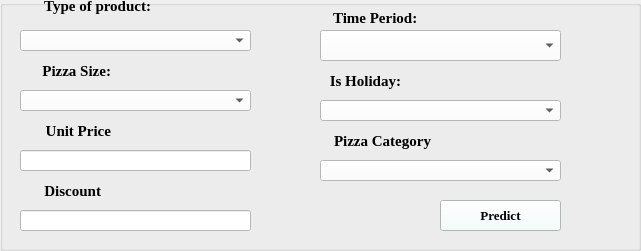
     <widget class="QGroupBox" name="groupBox_8">
      <property name="geometry">
       <rect>
        <x>40</x>
        <y>80</y>
        <width>641</width>
        <height>251</height>
       </rect>
      </property>
      <property name="font">
       <font>
        <pointsize>14</pointsize>
       </font>
      </property>
      <property name="title">
       <string/>
      </property>
      <property name="alignment">
       <set>Qt::AlignCenter</set>
      </property>
      <widget class="QLineEdit" name="lineEdit_2">
       <property name="geometry">
        <rect>
         <x>20</x>
         <y>210</y>
         <width>231</width>
         <height>21</height>
        </rect>
       </property>
       <property name="styleSheet">
        <string notr="true">background-color: rgb(255, 255, 255);</string>
       </property>
      </widget>
      <widget class="QLineEdit" name="lineEdit">
       <property name="geometry">
        <rect>
         <x>20</x>
         <y>150</y>
         <width>231</width>
         <height>21</height>
        </rect>
       </property>
       <property name="styleSheet">
        <string notr="true">background-color: rgb(255, 255, 255);</string>
       </property>
      </widget>
      <widget class="QLabel" name="labeIsCategory_2">
       <property name="geometry">
        <rect>
         <x>30</x>
         <y>180</y>
         <width>71</width>
         <height>21</height>
        </rect>
       </property>
       <property name="font">
        <font>
         <family>Times New Roman</family>
         <pointsize>11</pointsize>
         <weight>75</weight>
         <bold>true</bold>
        </font>
       </property>
       <property name="styleSheet">
        <string notr="true"/>
       </property>
       <property name="text">
        <string>Discount</string>
       </property>
       <property name="alignment">
        <set>Qt::AlignRight|Qt::AlignTrailing|Qt::AlignVCenter</set>
       </property>
      </widget>
      <widget class="QLabel" name="label_12">
       <property name="geometry">
        <rect>
         <x>0</x>
         <y>180</y>
         <width>31</width>
         <height>21</height>
        </rect>
       </property>
       <property name="text">
        <string/>
       </property>
       <property name="pixmap">
        <pixmap>../Images/4171256_day_discount_love_offer_sale_icon.png</pixmap>
       </property>
       <property name="scaledContents">
        <bool>true</bool>
       </property>
       <property name="alignment">
        <set>Qt::AlignBottom|Qt::AlignRight|Qt::AlignTrailing</set>
       </property>
      </widget>
      <widget class="QLabel" name="labeIsUnitPrize">
       <property name="geometry">
        <rect>
         <x>30</x>
         <y>120</y>
         <width>81</width>
         <height>21</height>
        </rect>
       </property>
       <property name="font">
        <font>
         <family>Times New Roman</family>
         <pointsize>11</pointsize>
         <weight>75</weight>
         <bold>true</bold>
        </font>
       </property>
       <property name="styleSheet">
        <string notr="true"/>
       </property>
       <property name="text">
        <string>Unit Price</string>
       </property>
       <property name="alignment">
        <set>Qt::AlignRight|Qt::AlignTrailing|Qt::AlignVCenter</set>
       </property>
      </widget>
      <widget class="QComboBox" name="cboIsHoliday_3">
       <property name="geometry">
        <rect>
         <x>20</x>
         <y>90</y>
         <width>231</width>
         <height>21</height>
        </rect>
       </property>
       <property name="font">
        <font>
         <family>Times New Roman</family>
         <pointsize>12</pointsize>
        </font>
       </property>
       <property name="styleSheet">
        <string notr="true">background-color: rgb(255, 255, 255);</string>
       </property>
      </widget>
      <widget class="QLabel" name="labeIsSize">
       <property name="geometry">
        <rect>
         <x>40</x>
         <y>60</y>
         <width>71</width>
         <height>21</height>
        </rect>
       </property>
       <property name="font">
        <font>
         <family>Times New Roman</family>
         <pointsize>11</pointsize>
         <weight>75</weight>
         <bold>true</bold>
        </font>
       </property>
       <property name="toolTipDuration">
        <number>-5</number>
       </property>
       <property name="styleSheet">
        <string notr="true"/>
       </property>
       <property name="text">
        <string>Pizza Size:</string>
       </property>
       <property name="alignment">
        <set>Qt::AlignRight|Qt::AlignTrailing|Qt::AlignVCenter</set>
       </property>
      </widget>
      <widget class="QComboBox" name="cboIsHoliday_2">
       <property name="geometry">
        <rect>
         <x>320</x>
         <y>160</y>
         <width>241</width>
         <height>21</height>
        </rect>
       </property>
       <property name="font">
        <font>
         <family>Times New Roman</family>
         <pointsize>12</pointsize>
        </font>
       </property>
       <property name="styleSheet">
        <string notr="true">background-color: rgb(255, 255, 255);</string>
       </property>
      </widget>
      <widget class="QLabel" name="labeIsCategory">
       <property name="geometry">
        <rect>
         <x>320</x>
         <y>130</y>
         <width>111</width>
         <height>21</height>
        </rect>
       </property>
       <property name="font">
        <font>
         <family>Times New Roman</family>
         <pointsize>11</pointsize>
         <weight>75</weight>
         <bold>true</bold>
        </font>
       </property>
       <property name="styleSheet">
        <string notr="true"/>
       </property>
       <property name="text">
        <string>Pizza Category</string>
       </property>
       <property name="alignment">
        <set>Qt::AlignRight|Qt::AlignTrailing|Qt::AlignVCenter</set>
       </property>
      </widget>
      <widget class="QComboBox" name="cboIsHoliday">
       <property name="geometry">
        <rect>
         <x>320</x>
         <y>100</y>
         <width>241</width>
         <height>21</height>
        </rect>
       </property>
       <property name="font">
        <font>
         <family>Times New Roman</family>
         <pointsize>12</pointsize>
        </font>
       </property>
       <property name="styleSheet">
        <string notr="true">background-color: rgb(255, 255, 255);</string>
       </property>
      </widget>
      <widget class="QLabel" name="labeIsHoliday">
       <property name="geometry">
        <rect>
         <x>320</x>
         <y>70</y>
         <width>81</width>
         <height>21</height>
        </rect>
       </property>
       <property name="font">
        <font>
         <family>Times New Roman</family>
         <pointsize>11</pointsize>
         <weight>75</weight>
         <bold>true</bold>
        </font>
       </property>
       <property name="styleSheet">
        <string notr="true"/>
       </property>
       <property name="text">
        <string>Is Holiday:</string>
       </property>
       <property name="alignment">
        <set>Qt::AlignRight|Qt::AlignTrailing|Qt::AlignVCenter</set>
       </property>
      </widget>
      <widget class="QLabel" name="label_10">
       <property name="geometry">
        <rect>
         <x>300</x>
         <y>70</y>
         <width>21</width>
         <height>21</height>
        </rect>
       </property>
       <property name="text">
        <string/>
       </property>
       <property name="pixmap">
        <pixmap>../Images/2909019_calender_date_love_romance_valentine_icon.png</pixmap>
       </property>
       <property name="scaledContents">
        <bool>true</bool>
       </property>
       <property name="alignment">
        <set>Qt::AlignBottom|Qt::AlignRight|Qt::AlignTrailing</set>
       </property>
      </widget>
      <widget class="QComboBox" name="cboPeriod">
       <property name="geometry">
        <rect>
         <x>320</x>
         <y>30</y>
         <width>241</width>
         <height>31</height>
        </rect>
       </property>
       <property name="font">
        <font>
         <family>Times New Roman</family>
         <pointsize>12</pointsize>
        </font>
       </property>
       <property name="styleSheet">
        <string notr="true">background-color: rgb(255, 255, 255);</string>
       </property>
      </widget>
      <widget class="QLabel" name="labelPeriod">
       <property name="geometry">
        <rect>
         <x>320</x>
         <y>10</y>
         <width>101</width>
         <height>16</height>
        </rect>
       </property>
       <property name="font">
        <font>
         <family>Times New Roman</family>
         <pointsize>11</pointsize>
         <weight>75</weight>
         <bold>true</bold>
        </font>
       </property>
       <property name="styleSheet">
        <string notr="true"/>
       </property>
       <property name="text">
        <string>Time Period: </string>
       </property>
       <property name="alignment">
        <set>Qt::AlignRight|Qt::AlignTrailing|Qt::AlignVCenter</set>
       </property>
      </widget>
      <widget class="QLabel" name="label_9">
       <property name="geometry">
        <rect>
         <x>300</x>
         <y>10</y>
         <width>21</width>
         <height>21</height>
        </rect>
       </property>
       <property name="text">
        <string/>
       </property>
       <property name="pixmap">
        <pixmap>../Images/3209223_analog_clock_date_period_time_icon.png</pixmap>
       </property>
       <property name="scaledContents">
        <bool>true</bool>
       </property>
       <property name="alignment">
        <set>Qt::AlignBottom|Qt::AlignRight|Qt::AlignTrailing</set>
       </property>
      </widget>
      <widget class="QComboBox" name="cbolistTypeofProduct">
       <property name="geometry">
        <rect>
         <x>20</x>
         <y>30</y>
         <width>231</width>
         <height>21</height>
        </rect>
       </property>
       <property name="font">
        <font>
         <family>Times New Roman</family>
         <pointsize>12</pointsize>
        </font>
       </property>
       <property name="styleSheet">
        <string notr="true">background-color: rgb(255, 255, 255);</string>
       </property>
      </widget>
      <widget class="QLabel" name="labelTypeofProduct">
       <property name="geometry">
        <rect>
         <x>40</x>
         <y>-10</y>
         <width>111</width>
         <height>31</height>
        </rect>
       </property>
       <property name="font">
        <font>
         <family>Times New Roman</family>
         <pointsize>11</pointsize>
         <weight>75</weight>
         <bold>true</bold>
        </font>
       </property>
       <property name="styleSheet">
        <string notr="true"/>
       </property>
       <property name="text">
        <string>Type of product:</string>
       </property>
       <property name="alignment">
        <set>Qt::AlignRight|Qt::AlignTrailing|Qt::AlignVCenter</set>
       </property>
      </widget>
      <widget class="QLabel" name="label_7">
       <property name="geometry">
        <rect>
         <x>10</x>
         <y>0</y>
         <width>21</width>
         <height>21</height>
        </rect>
       </property>
       <property name="text">
        <string/>
       </property>
       <property name="pixmap">
        <pixmap>../Images/icon_pizza.png</pixmap>
       </property>
       <property name="scaledContents">
        <bool>true</bool>
       </property>
       <property name="alignment">
        <set>Qt::AlignBottom|Qt::AlignRight|Qt::AlignTrailing</set>
       </property>
      </widget>
      <widget class="QPushButton" name="pushButtonPredict">
       <property name="geometry">
        <rect>
         <x>440</x>
         <y>200</y>
         <width>121</width>
         <height>31</height>
        </rect>
       </property>
       <property name="font">
        <font>
         <family>Times New Roman</family>
         <pointsize>10</pointsize>
         <weight>75</weight>
         <bold>true</bold>
        </font>
       </property>
       <property name="styleSheet">
        <string notr="true">background-color: rgb(244, 255, 254);</string>
       </property>
       <property name="text">
        <string>Predict</string>
       </property>
      </widget>
      <widget class="QLabel" name="label_8">
       <property name="geometry">
        <rect>
         <x>10</x>
         <y>60</y>
         <width>21</width>
         <height>21</height>
        </rect>
       </property>
       <property name="text">
        <string/>
       </property>
       <property name="pixmap">
        <pixmap>../Images/2824436_ruler_school_stationary_triangle_icon.png</pixmap>
       </property>
       <property name="scaledContents">
        <bool>true</bool>
       </property>
       <property name="alignment">
        <set>Qt::AlignBottom|Qt::AlignRight|Qt::AlignTrailing</set>
       </property>
      </widget>
      <widget class="QLabel" name="label_13">
       <property name="geometry">
        <rect>
         <x>10</x>
         <y>120</y>
         <width>21</width>
         <height>16</height>
        </rect>
       </property>
       <property name="text">
        <string/>
       </property>
       <property name="pixmap">
        <pixmap>../Images/1034365_sale_buy_price_tag_icon.png</pixmap>
       </property>
       <property name="scaledContents">
        <bool>true</bool>
       </property>
       <property name="alignment">
        <set>Qt::AlignBottom|Qt::AlignRight|Qt::AlignTrailing</set>
       </property>
      </widget>
      <widget class="QLabel" name="label_14">
       <property name="geometry">
        <rect>
         <x>300</x>
         <y>130</y>
         <width>21</width>
         <height>21</height>
        </rect>
       </property>
       <property name="text">
        <string/>
       </property>
       <property name="pixmap">
        <pixmap>../Images/9054319_bx_category_icon.png</pixmap>
       </property>
       <property name="scaledContents">
        <bool>true</bool>
       </property>
       <property name="alignment">
        <set>Qt::AlignBottom|Qt::AlignRight|Qt::AlignTrailing</set>
       </property>
      </widget>
     </widget>
